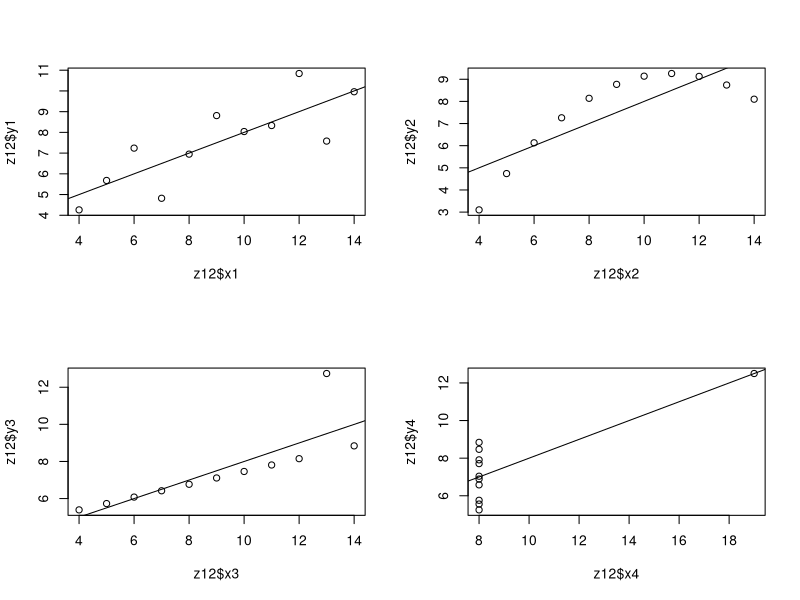

Write R code to recreate this figure.
#r5-zad1
m = c(15,20,25,30,35,50)
c = c(15, 25, 30,35,45,50)
cor.test(m, c, method = "pearson")

# wspolczynnik korelacji wynosi 0.956 (niemal pelna korelacja)
# test pearsona wskazal pvalue mniejsze niz 0.05, zatem odrzucamY hipoteze zerowa i stwierdzamy, ze zaleznosc pomiedzy spozyciem cukru i maaki jest statysztycznie istotna

#zad2
A = c(0.6, 0.2, 0.3, 0.7, 0.5, 0.8, 0.7, 0.4, 0.6, 0.8)
B = c(1.5, 1.5, 1.1, 1.2, 1.4, 1.1, 1.6, 1.0, 1.9, 1.7)
cor.test(A, B, method = "pearson")
# wspolczynnik korelacji wynosi 0.2375 (slaba korelacja)
# test pearsona wskazal pvalue wieksze niz 0.05, zatem przyjmujemy hipoteze zerowa i stwierdzamy, ze korelacja miedzy wydzielaniem sie obu substancji jest statysztycznie nieistotna

#zad3
apples = matrix(c(29,17,194,68), ncol=2)
chisq.test(apples)

# test chi-squared wskazal pvalue wieksze niz 0.01, zatem nie odrzucamy hipotezy zerowej i stwierdzamy, ze zmienne sa niezalezne

#zad4
data = matrix(c(21,33,45,30,71,41,37,75,48,47,93,35,27,50,49,47,53,43,55,50), ncol=4)
data
chisq.test(data)

# test chi-squared wskazal pvalue mniejsze niz 0.05, zatem odrzucamy hipoteze zerowa i stwierdzamy, ze zmienne sa zalezne (jest zaleznosc miedzy zarobkami a wyksztalceniem)

#zad5
opinions = matrix(c(4,14,17,19,6,6,16,21,13,4), ncol = 2)
fisher.test(opinions)

# test fishera wskazal pvalue wieksze od 0.05, zatem hipoteze zerowa i stwierdzamy, ze nie ma zaleznosci pomiedzy ocenami

#zad6
ham = read.csv("z6.csv", sep = ",")
reg = lm(ham$zw ~ ham$LDP)
summary(reg)

# regresja
# rownanie regresji: y = 49.29 - 0.77 * LDP
# pvalue wyrazu wolnego a oraz wspolczynnika kierunkowego b sa mniejsze niz 0.05, zatem odrzucamy hipotezy zerowe, co oznacza, ze te wspolczynniki sa istotne statystycznie
# stopien dopasowania regresji liniowej do danych wynosi okolo 82%

# korelacja
cor.test(ham$zw, ham$LDP, method = "pearson")
# wspolczynnik korelacji wynosi -0.92 (bardzo moncna ujemna korelacja)
# test pearsona wskazal pvalue mniejsze niz 0.05, zatem odrzucamy hipoteze zerowa i stwierdzamy, ze korelacja miedzy zawartoscia wody w wedlinie a liczba dni przechowywania jest statysztycznie istotna

#zad7

# regresja
income = read.csv("z7.csv", sep=",")
reg = lm(income$obroty ~ income$ls)
summary(reg)
# rownanie regresji: y = 0.43 + 0.81 * income$ls
# pvalue wyrazu wolnego a jest wieksze od 0.05, zatem przyjmujemy dla niego hipoteze zerowa, zatem jest on nieistotny statystycznie; wspolczynnik kierunkowy b jest mniejsze niz 0.05, zatem odrzucamy hipoteze zerowa, co oznacza, ze tn wspolczynnik jest istotny statystycznie

# korelacja
cor.test(income$ls, income$obroty, method = "pearson")
# wspolczynnik korelacji wynosi 0.97 (niemal pelna korelacja)
# test pearsona wskazal pvalue mniejsze niz 0.05, zatem odrzucamy hipoteze zerowa i stwierdzamy, ze korelacja miedzy liczba sprzedawcow a obrotami jest statysztycznie istotna

#zad8
fat = read.csv("z8.csv", sep = ",")
reg = lm(fat$wk~fat$zt)
summary(reg)

# rownanie regresji: y = 23.16 + 9.02 * fat$zt
# pvalue wyrazu wolnego a oraz wspolczynnika kierunkowego b sa mniejsze niz 0.05, zatem odrzucamy hipotezy zerowe, co oznacza, ze te wspolczynniki sa istotne statystycznie

#zad9
# regresja
vit = read.csv("z9.csv", sep = ",")
reg = lm(vit$swC ~ vit$cmwg)
summary(reg)

# rownanie regresji: y = 6.25 + 0.74 * vit$cmwg
# pvalue wyrazu wolnego a oraz wspolczynnika kierunkowego b sa mniejsze niz 0.05, zatem odrzucamy hipotezy zerowe, co oznacza, ze te wspolczynniki sa istotne statystycznie

# korelacja
cor.test(vit$cmwg, vit$swC)
# wspolczynnik korelacji wynosi 0.93 (bardzo mocna korelacja)
# test pearsona wskazal pvalue mniejsze niz 0.05, zatem odrzucamy hipoteze zerowa i stwierdzamy, ze korelacja miedzy badanymi cechami jest statysztycznie istotna

#zad10
sales = read.csv("z10.csv", sep = ",")
reg = lm(sales$ws~sales$cr)
summary(reg)

# rownanie regresji: y = 1.39 + 0.12 * sales$cr
# pvalue wyrazu wolnego a oraz wspolczynnika kierunkowego b sa mniejsze niz 0.05, zatem odrzucamy hipotezy zerowe, co oznacza, ze te wspolczynniki sa istotne statystycznie

#zad11
rape = read.csv("z11.csv", sep = ",")
reg = lm(rape$Plon ~ rape$DlugoscLuszczyn + rape$ZawartoscTluszczu + rape$SumaGlukozynolanow)
summary(reg)

# rownanie regresji: y = -51.03 + 0.47 * dlugoscLuszczyn +  1.3 * zawartoscTluszczu - 0.35 * sumaGlukozynolanow

# potencjalna regresja krokowa wsteczna idk
reg2 = lm(rape$Plon ~ rape$DlugoscLuszczyn + rape$ZawartoscTluszczu)
summary(reg2)

#zad-excel

x1 = c(10, 8, 13, 9, 11, 14, 6, 4, 12, 7, 5)
y1 = c(8.04, 6.95, 7.58, 8.81, 8.33, 9.96, 7.24, 4.26, 10.84, 4.82, 5.68)

x2 = c(10, 8, 13, 9, 11, 14, 6, 4, 12, 7, 5)
y2 = c(9.14, 8.14, 8.74, 8.77, 9.26, 8.1, 6.13, 3.1, 9.13, 7.26, 4.74)

x3 = c(10, 8, 13, 9, 11, 14, 6, 4, 12, 7, 5)
y3 =c(7.46, 6.77, 12.74, 7.11, 7.81, 8.84, 6.08, 5.39, 8.15, 6.42, 5.73)

x4 = c(8, 8, 8, 8, 8, 8, 8, 19, 8, 8, 8)
y4 = c(6.58, 5.76, 7.71, 8.84, 8.47, 7.04, 5.25, 12.5, 5.56, 7.91, 6.89)

z12 = data.frame(x1, y1, x2, y2, x3, y3, x4, y4)

#srednia
round(mean(z12$x1),2)
round(mean(z12$y1),2)

round(mean(z12$x2),2)
round(mean(z12$y2),2)

round(mean(z12$x3),2)
round(mean(z12$y3),2)

round(mean(z12$x4),2)
round(mean(z12$y4),2)

#wariancja
round(var(z12$x1),2)
round(var(z12$y1),2)

round(var(z12$x2),2)
round(var(z12$y2),2)

round(var(z12$x3),2)
round(var(z12$y3),2)

round(var(z12$x4),2)
round(var(z12$y4),2)

#wspolczynnik korelacji

round(cor(z12$x1, z12$y1),2)

round(cor(z12$x2, z12$y2),2)

round(cor(z12$x3, z12$y3),2)

round(cor(z12$x4, z12$y3),2)

#Rownanie regresji liniowej
lm(z12$y1~z12$x1)

lm(z12$y2~z12$x2)

lm(z12$y3~z12$x3)

lm(z12$y4~z12$x4)

#wspolczynnik determinacji r^2

round(cor(z12$x1, z12$y1)^2,2)

round(cor(z12$x2, z12$y2)^2,2)

round(cor(z12$x3, z12$y3)^2,2)

round(cor(z12$x4, z12$y3)^2,2)

#wykresy
par(mfrow=c(2,2))
ab1 = lm(z12$y1~z12$x1)
plot(z12$y1~z12$x1)
abline(ab1)

ab2 = lm(z12$y2~z12$x2)
plot(z12$y2~z12$x2)
abline(ab2)

ab3 = lm(z12$y3~z12$x3)
plot(z12$y3~z12$x3)
abline(ab3)

ab4 = lm(z12$y4~z12$x4)
plot(z12$y4~z12$x4)
abline(ab4)

